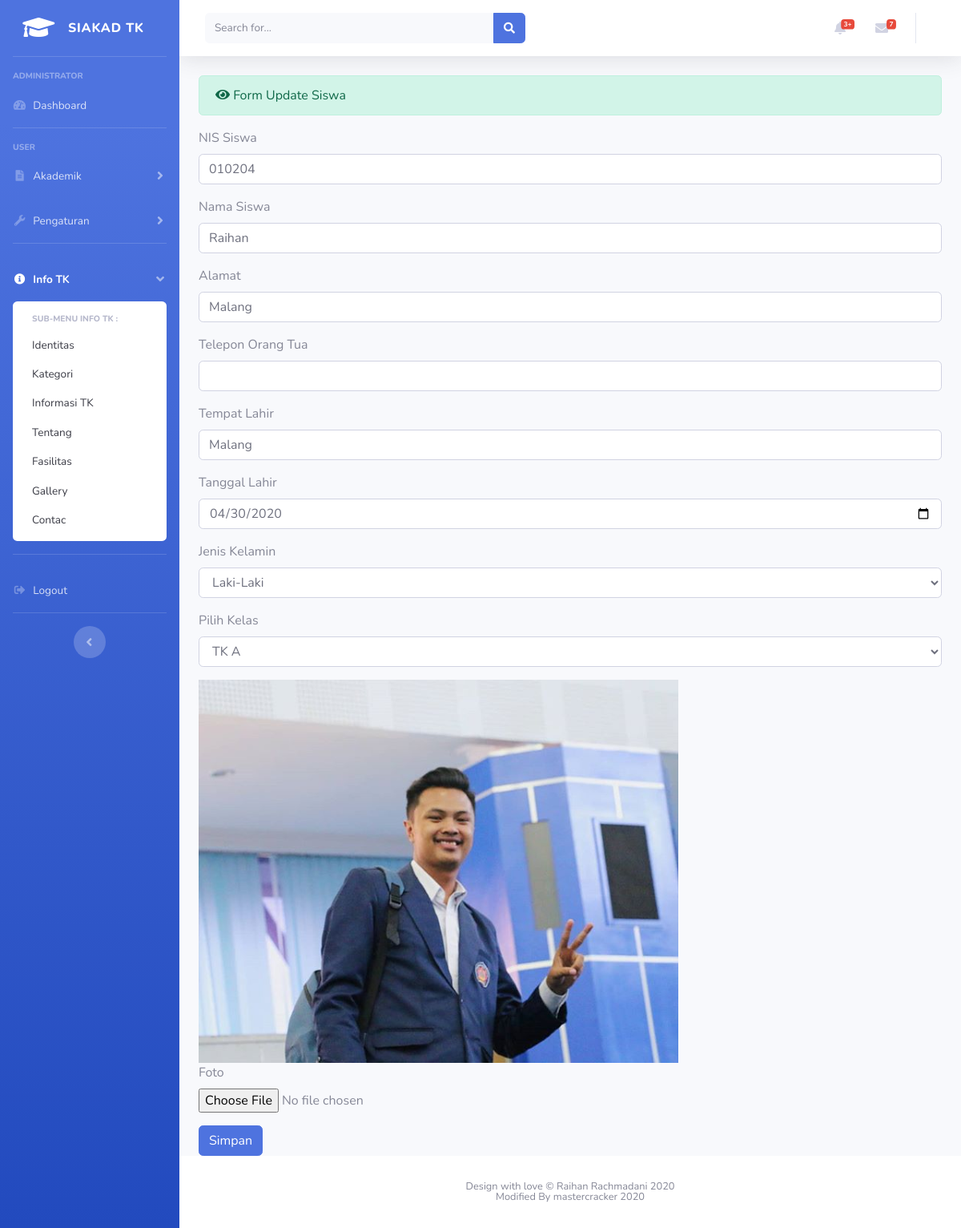
The page /siswa/update/4 on the database its author committed.
### tables this page shows
CREATE TABLE `siswa` (
  `id` int(11) NOT NULL,
  `nis` varchar(11) NOT NULL,
  `nama_lengkap` varchar(120) NOT NULL,
  `alamat` varchar(255) NOT NULL,
  `telepon_ortu` varchar(20) NOT NULL,
  `tempat_lahir` varchar(102) NOT NULL,
  `tanggal_lahir` date NOT NULL,
  `jenis_kelamin` varchar(120) NOT NULL,
  `nama_kelas` varchar(120) NOT NULL,
  `photo` varchar(255) NOT NULL
);

### application/controllers/siswa.php (called while the page is built, shortened)
<?php
class siswa extends CI_Controller
{
    public function __construct()
    {
        $this->load->model('siswa_model');
    }
    public function update($id)
    {
        $data['title'] = 'Siakad TK';
        $data['siswa'] = $this->db->query("select * from siswa swa, kelas kls where swa.nama_kelas=kls.nama_kelas and swa.id='$id'")->result();
        $data['kelas'] = $this->kelas_model->tampil_data('kelas')->result();
        $data['detail'] = $this->siswa_model->ambil_id_siswa($id);
        $this->load->view('template/header', $data);
        $this->load->view('template/sidebar', $data);
        $this->load->view('template/topbar', $data);
        $this->load->view('user/siswa_update', $data);
        $this->load->view('template/footer');
    }
}

### index.php (called while the page is built, shortened)
<?php
require_once BASEPATH.'core/CodeIgniter.php';

### application/models/kelas_model.php (called while the page is built, shortened)
<?php
class kelas_model extends CI_Model
{
    public function tampil_data()
    {
        return $this->db->get('kelas');
    }
}

### application/views/user/siswa_update.php (the view, shortened to what this page needs)
<div class="container-fluid">
    <div class="alert alert-success" role="alert">
        <i class="fas fa-eye"></i> Form Update Siswa
    </div>
    <?php foreach ($siswa as $swa) : ?>
        <?= form_open_multipart('siswa/update_siswa_aksi'); ?>
        <div class="form-group">
            <label>NIS Siswa</label>
            <input type="text" name="nis" class="form-control" value="<?= $swa->nis; ?>">
        </div>
        <div class="form-group">
            <label>Nama Siswa</label>
            <input type="text" name="nama_lengkap" class="form-control" value="<?= $swa->nama_lengkap; ?>">
        </div>
        <div class="form-group">
            <label>Alamat</label>
            <input type="text" name="alamat" class="form-control" value="<?= $swa->alamat; ?>">
        </div>
        <div class="form-group">
            <label>Telepon Orang Tua</label>
            <input type="text" name="telepon_ortu" class="form-control  value=" <?= $swa->telepon_ortu; ?>"">
        </div>
        <div class="form-group">
            <label>Tempat Lahir</label>
            <input type="text" name="tempat_lahir" class="form-control" value="<?= $swa->tempat_lahir; ?>">
        </div>
        <div class="form-group">
            <label>Tanggal Lahir</label>
            <input type="date" name="tanggal_lahir" class="form-control" value="<?= $swa->tanggal_lahir; ?>">
        </div>
        <div class="form-group">
            <label>Jenis Kelamin</label>
            <select name="jenis_kelamin" class="form-control" value="<?= $swa->jenis_kelamin; ?>">
                <option>Laki-Laki</option>
            </select>
        </div>
        <div class="form-group">
            <label>Pilih Kelas</label>
            <select name="nama_kelas" class="form-control" value="<?= $swa->nama_kelas; ?>">
                <?php
                foreach ($kelas as $kls) : ?>
                    <option value="<?= $kls->nama_kelas ?>"><?= $kls->nama_kelas ?></option>
                <?php endforeach; ?>
            </select>
        </div>
        <div class="form-group">
            <?php foreach ($detail as $dt) : ?>
                <img src="<?= base_url() . 'assets/upload/' . $swa->photo; ?>">
            <?php endforeach; ?><br>
            <label>Foto</label><br>
            <input type="file" name="userfile" value="<?= $swa->photo; ?>">
        </div>
        <button type="submit" class="btn btn-primary">Simpan</button>
    <?php endforeach; ?>
</div>

### rows shown on the page
siswa: nis "010204", nama_lengkap "Raihan", alamat "Malang", tempat_lahir "Malang", tanggal_lahir "04/30/2020", jenis_kelamin "Laki-Laki", photo (picture)

### other values the page prints
form field nama_kelas "TK A"
